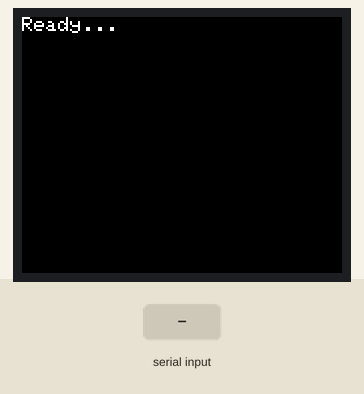
A sketch run on a simulated ESP32. On the bench: 160×128 colour display. Inputs (shaded band) come from the test bench. What the sketch prints to the serial monitor is not drawn.

Above: at 1.3 s.
1.4 s: "1\n" received over Serial
2.9 s: "0\n" received over Serial
At 3.5 s:
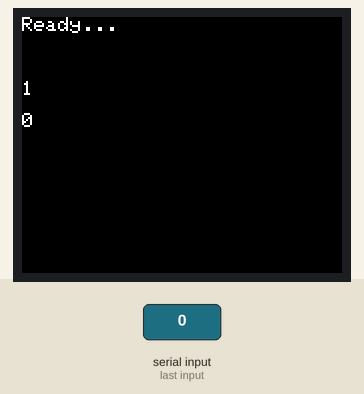
4.4 s: "2\n" received over Serial
Timing chart, 0 to 7.4 s (numbered marks = the images above; inputs shaded):
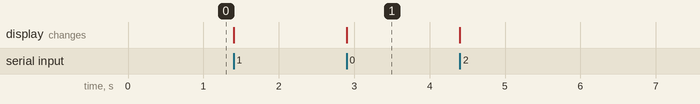

Measured:
- after the input at 2.9 s, the display: changes at once (image 1)

The sketch:

tft.ino
```cpp
#include <Adafruit_GFX.h>
#include <Adafruit_ST7735.h>
#include <SPI.h>

#define TFT_CS   12
#define TFT_RST  14
#define TFT_A0   13   // DC pin

#define SPI_SDA  10    // actually MOSI for TFT
#define SPI_SCK  11    // actually SCLK for TFT

// Create SPI object with custom pins
SPIClass spiVspi(1); // use VSPI for ESP32

// Create the display object
Adafruit_ST7735 tft = Adafruit_ST7735(&spiVspi, TFT_CS, TFT_A0, TFT_RST);

// Track cursor for new lines
int cursorY = 0;

void setup() {
  Serial.begin(115200);
  Serial.println("ST7735 TFT test with Serial input");

  // Initialize the custom SPI bus with your chosen pins
  spiVspi.begin(SPI_SCK, -1, SPI_SDA, TFT_CS);
  // (CLK, MISO not used for display, MOSI, SS)

  // Initialize the display
  tft.initR(INITR_BLACKTAB);
  tft.setRotation(1);
  tft.fillScreen(ST77XX_BLACK);

  // Text setup
  tft.setTextColor(ST77XX_WHITE, ST77XX_BLACK);
  tft.setTextSize(0.5);
  tft.setCursor(0, 0);
  tft.println("Ready...");
  cursorY = 32; // leave first lines for header
}

void loop() {
  // Check if Serial has data
  if (Serial.available()) {
    String incoming = Serial.readStringUntil('\n');
    printLine(incoming);
  }
}

// Helper to print a new line on TFT
void printLine(const String &line) {
  if (cursorY > tft.height() - 16) {
    tft.fillScreen(ST77XX_BLACK);
    cursorY = 0;
  }

  tft.setCursor(0, cursorY);
  tft.println(line);
  cursorY += 16; // adjust spacing based on text size
}
```
